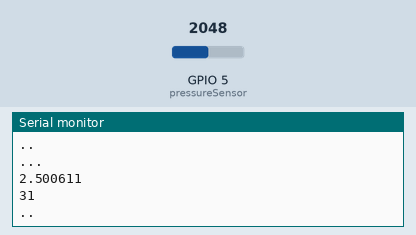
Bench run of a sketch on a simulated ESP32. Shown: the last lines printed to the serial monitor. The inputs (shaded band) are chosen by the test bench; at power-on: GPIO 5 (pressureSensor) = 2048.

Above: at 1.8 s.
1.9 s: GPIO 5 (pressureSensor) set to 2866
At 2.8 s:
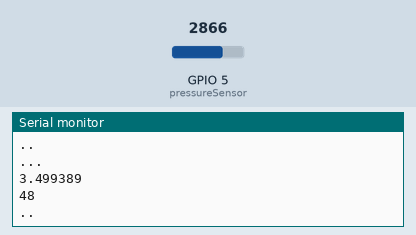
3.4 s: GPIO 5 (pressureSensor) set to 3603
At 4.8 s:
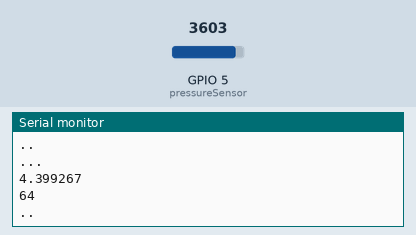
Timing chart, 0 to 6.4 s (numbered marks = the images above; inputs shaded):
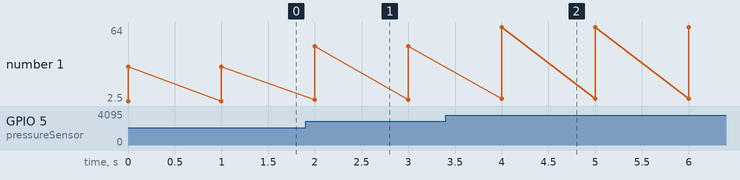

The sketch:

Pressure_Sensor_Test.ino
```cpp
/*
NOTES:
Did some research on volatges etc so I knew how to convert pressure sensor to kPa
Tried it and got values greater than 0 with no pressure
Realised that I would need to calibrate to specific sensor
Played around with values until the pressure printed "0" kPa with no pressure and approximately "200" kPa when I pushed 200 kPa into it with a bike pump
Now set up with a ESP32 and an external 5V power supply
*/

const int pressureSensor = 5;

void setup()
{
  Serial.begin(115200);
}

void loop()
{
  int val = analogRead(pressureSensor);
  //float voltage = val * (5.00 / 1023.00);
  //float pressure = ((voltage - 2.478) / (4 - 2.478)) * 121;
  float voltage = val * (5 / 4095.0000);
  float pressure = ((voltage - 0.68) / (6.5 - 0.68)) * 100;


  Serial.println("...");
  Serial.println(voltage, 6);
  Serial.println(pressure, 0);
  Serial.println("..");
  delay(1000);
}
```

Measured:
- after the input at 1.9 s, the serial monitor: prints a new line after 0.10 s (image 1)
- after the input at 3.4 s, the serial monitor: prints a new line after 0.60 s (image 2)
- plotted number 1: 31 → 48 after the input at 1.9 s, 48 → 64 after the input at 3.4 s
